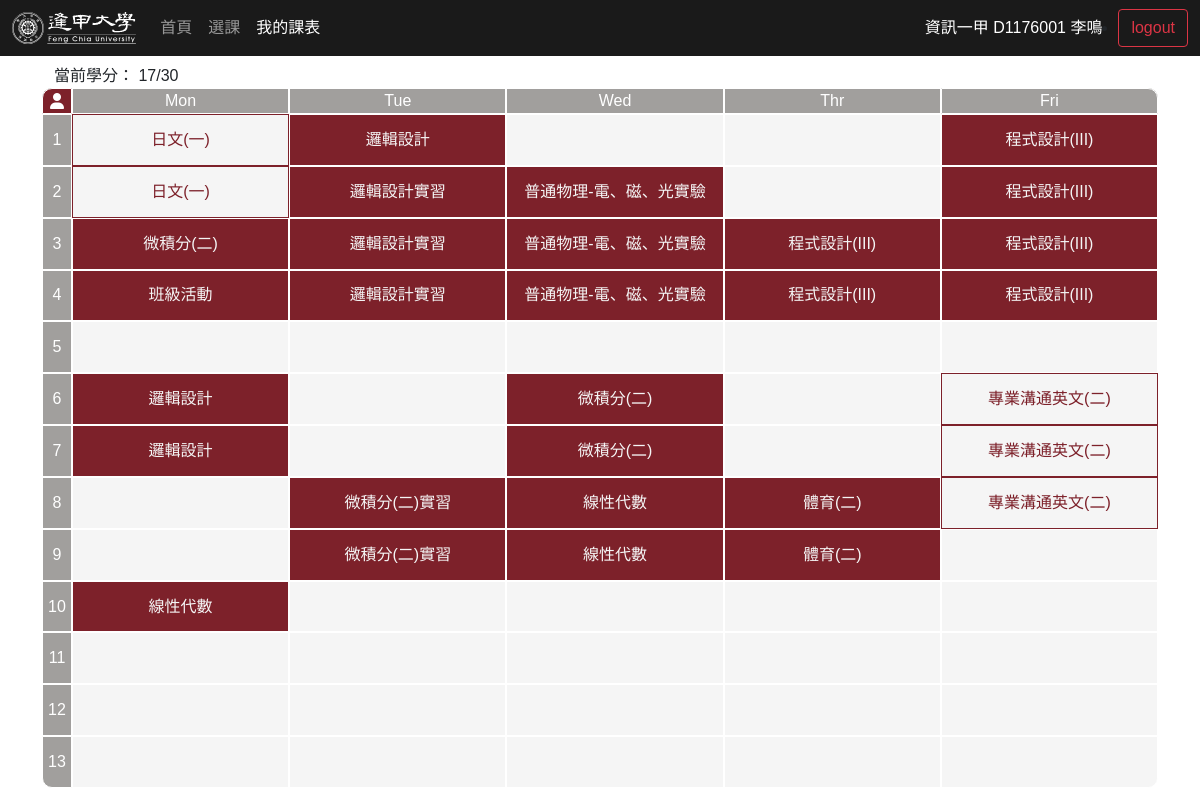
Page /mycourse/ (signed in) on the committed database.
### tables this page shows
CREATE TABLE `student` (
  `student_id` int(11) NOT NULL,
  `name` varchar(255) DEFAULT NULL,
  `class_id` int(11) NOT NULL,
  `account_id` int(11) NOT NULL,
  `credit_min` int(11) DEFAULT NULL,
  `credit_max` int(11) DEFAULT NULL
);

CREATE TABLE `class` (
  `class_id` int(11) NOT NULL,
  `department_id` int(11) NOT NULL,
  `class_name` varchar(255) DEFAULT NULL
);

CREATE TABLE `course` (
  `course_id` int(11) NOT NULL,
  `course_name` varchar(255) DEFAULT NULL,
  `credit` int(11) DEFAULT NULL,
  `isRequired` tinyint(1) DEFAULT NULL,
  `note` varchar(255) DEFAULT NULL
);

CREATE TABLE `section_student` (
  `section_student_id` int(11) NOT NULL,
  `section_id` int(11) NOT NULL,
  `student_id` int(11) NOT NULL,
  `is_withdrawable` tinyint(1) NOT NULL,
  `is_valid` tinyint(1) NOT NULL
);

### model/chklogin/index.php (called while the page is built, shortened)
<?php
    $account_id = $_SESSION['account_id'];
    $account = $_SESSION['account'];
?>

### mycourse/index.php (the view, shortened to what this page needs)
<?php
include $_SERVER['DOCUMENT_ROOT'] . '/dbmid/model/chklogin/index.php';
?>
<?php
$host = "localhost";
$username = "hj";
$password = "test1234";
$dbname = "dbmid";
$conn = mysqli_connect($host, $username, $password, $dbname);
$sql = "
		SELECT `student`.*, `class`.*
		FROM `account`
			, `student`
			, `class`
		WHERE `account`.`account_id` = `student`.`account_id` AND `class`.`class_id` = `student`.`class_id` AND `account`.`account_id`='$account_id';
	";
$result = mysqli_query($conn, $sql);
while ($row = mysqli_fetch_array($result)) {
	$student_id = $row['student_id'];
	$name = $row['name'];
	$class_name = $row['class_name'];
}
$sql = "
		SELECT DISTINCT
			`section_student`.`section_student_id`,
			`course`.`course_name`,
			`course`.`isRequired`,
			`section_detail`.`section_id`,
			`teacher`.`name`,
			`course`.`credit`,
			`section`.`quota`,
			`section`.`quota_max`,
			`section_detail`.`week`,
			`section_detail`.`time_start`,
			`section_detail`.`time_end`,
			`section_detail`.`location`,
			`section`.`note`,
			`section_student`.`is_withdrawable`,
			`section_student`.`is_valid`
		FROM
			`student`,
			`section`,
			`section_detail`,
			`section_student`,
			`course`, `teacher`,
			`account`
		WHERE
			`section_student`.`student_id` = `student`.`student_id`
			AND `section`.`section_id` = `section_student`.`section_id`
			AND `section`.`section_id` = `section_detail`.`section_id`
			AND `course`.`course_id` = `section`.`course_id`
			AND `teacher`.`teacher_id` = `section_detail`.`teacher_id`
			AND `student`.`account_id` = `account`.`account_id`
			AND  `section_student`.`is_valid`=1
			AND `account`.`account` = '$account'
		;
";
$result = mysqli_query($conn, $sql);
for ($i = 0; $i < 13; $i++) {
	for ($j = 0; $j < 6; $j++) {
		$mycourse_data[$i][$j]["section_id"] = 0;
		$mycourse_data[$i][$j]["course_name"] = 0;
		$mycourse_data[$i][$j]["is_withdrawable"] = 0;
		$mycourse_data[$i][$j]["isRequired"] = 0;
		$mycourse_data[$i][$j]["credit"] = 0;
		$mycourse_data[$i][$j]["quota"] = 0;
		$mycourse_data[$i][$j]["quota_max"] = 0;
		$mycourse_data[$i][$j]["week"] = 0;
		$mycourse_data[$i][$j]["time_start"] = 0;
		$mycourse_data[$i][$j]["time_end"] = 0;
		$mycourse_data[$i][$j]["location"] = 0;
		$mycourse_data[$i][$j]["note"] = 0;
		$mycourse_data[$i][$j]["t_name"] = 0;
	}
}
$section_ID = [];
$credit_cnt = 0;
while ($row = mysqli_fetch_array($result)) {
	array_push($section_ID, $row['section_id']);
	for ($i = 0; $i < count($section_ID) - 1; $i++) {
		if ($row['section_id'] == $section_ID[$i]) {
			array_pop($section_ID);
			break;
		} else {
		}
	}
	$week = $row['week'];
	if ($week == "一")
		$week = 1;
	else if ($week == "二")
		$week = 2;
	else if ($week == "三")
		$week = 3;
	else if ($week == "四")
		$week = 4;
	else if ($week == "五")
		$week = 5;
	for ($i = $row['time_start']; $i <= $row['time_end']; $i++) {
		$mycourse_data[$i - 1][$week]["section_id"] = $row['section_id'];
		$mycourse_data[$i - 1][$week]["course_name"] = $row['course_name'];
		$mycourse_data[$i - 1][$week]["is_withdrawable"] = $row['is_withdrawable'];
		$mycourse_data[$i - 1][$week]["is_valid"] = $row['is_valid'];
	}
}
$sql = "
	SELECT
		DISTINCT student_id, sum(credit)
	FROM
		`section_student`
		LEFT JOIN section on section.section_id = section_student.section_id
		LEFT JOIN course on course.course_id=section.course_id
	WHERE student_id =" . $student_id . "
	AND is_valid = 1;
";
$result = mysqli_query($conn, $sql);
while ($row = mysqli_fetch_array($result)) {
	$credit_cnt = $row['sum(credit)'];
}
?>
<html>
<head>
	<link href="https://cdn.jsdelivr.net/npm/bootstrap@5.1.1/dist/css/bootstrap.min.css" rel="stylesheet"
>
	<link href="https://kit-free.fontawesome.com/releases/latest/css/free-v4-shims.min.css" media="all"
		rel="stylesheet">
	<link href="https://kit-free.fontawesome.com/releases/latest/css/free-v4-font-face.min.css" media="all"
		rel="stylesheet">
	<link href="https://kit-free.fontawesome.com/releases/latest/css/free.min.css" media="all" rel="stylesheet">
	<link href="/dbmid/main.css" rel="stylesheet" type="text/css" />
	<link href="main.css" rel="stylesheet" type="text/css" />
	<link rel="stylesheet/scss" type="text/css" href="/bubble.scss" />
	<link href="/dbmid/bubble.css" rel="stylesheet" type="text/css" />
</head>
<body class="">
	<?php
	include $_SERVER['DOCUMENT_ROOT'] . '/dbmid/model/preloader/index.php';
	?>
	<nav class="navbar navbar-expand-lg navbar-dark bg-dark">
		<div class="container-fluid">
			<a class="navbar-brand py-0" href="#">
				<img src="/dbmid/asset/fculogo.svg" class="img-fluid navbar-logo py-1">
			</a>
			<div class="collapse navbar-collapse" id="navbarToggler">
				<ul class="navbar-nav me-auto mb-0 mb-lg-0">
					<li class="nav-item">
						<a class="nav-link postloader" aria-current="page" href="/">首頁</a>
					</li>
					<li class="nav-item">
						<a class="nav-link postloader" href="/dbmid/course">選課</a>
					</li>
					<li class="nav-item">
						<a class="nav-link postloader active" href="/dbmid/mycourse">我的課表</a>
					</li>
				</ul>
				<ul class="d-flex justify-content-end m-0">
					<li class="nav-item d-flex align-items-center">
						<p class="m-0 font-white pe-3">
							<?php echo $class_name . " " . $account . " " . $name; ?>
						</p>
					</li>
					<li class="nav-item">
						<form class="d-flex m-0" action="/dbmid/login/logout.php">
							<button class="btn btn-outline-danger" type="submit">logout</button>
						</form>
					</li>
				</ul>
			</div>
		</div>
	</nav>
	<div class="container py-2">
		<link href="/dbmid/table.css" rel="stylesheet" type="text/css" />
		<link href="/dbmid/mycourse/main.css" rel="stylesheet" type="text/css" />
		<div class="col-12 px-1" id="printArea">
			<div class="col px-2">
				<p class="m-0">當前學分：
					<?php echo $credit_cnt ?>/30
				</p>
				<div class="row bg-light-grey font-white roundRT roundLT">
					<div class="col-auto px-1 centerVertically bi-table border left-title px-0 roundLT">
						<a class="font-white" target="_blank"
							href="https://newleonardoclassroom.leonardoholmes.repl.co/en-us/about-me/"><i
								class="fas fa-user" aria-hidden="true"></i></a>
					</div>
					<div class="col border centerVertically px-1">
						Mon
					</div>
					<div class="col border centerVertically px-1">
						Tue
					</div>
					<div class="col border centerVertically px-1">
						Wed
					</div>
					<div class="col border centerVertically px-1">
						Thr
					</div>
					<div class="col border centerVertically px-1 roundRT">
						Fri
					</div>
				</div>
				<?php
				for ($i = 0; $i < 13; $i++) {
					echo '<div class="row">';
					for ($j = 0; $j < 6; $j++) {
						if ($j == 0) {
							if ($i == 12)
								echo '<div class="col-auto centerVertically px-1 bg-light-grey font-white border left-title px-0 roundLB">';
							else
								echo '<div class="col-auto centerVertically px-1 bg-light-grey font-white border left-title px-0">';
							echo $i + 1;
						} else if ($mycourse_data[$i][$j]["section_id"] != 0) {
							if ($mycourse_data[$i][$j]["is_withdrawable"] == 0) {
								echo '<div class="col border f-height centerVertically px-1 bi-table"';
							} else {
								echo '<div class="col border f-height centerVertically px-1 xuan-table"';
							}
						} else if ($i == 12 && $j == 5) {
							echo '<div class="col border f-height centerVertically px-1 roundRB"';
						} else {
							echo '<div class="col border f-height centerVertically px-1"';
						}
						if ($j != 0 && $mycourse_data[$i][$j]["section_id"] != 0) {
							echo ' data-bs-toggle="modal" data-bs-target="#modal' . $mycourse_data[$i][$j]["section_id"] . '">';
							?>
							<?php
						}
						echo '<p class="m-0 p-0 form-ellipsis ">';
						if ($mycourse_data[$i][$j]["section_id"] != 0) {
							echo $mycourse_data[$i][$j]["course_name"];
						}
						echo "</p></div>";
					}
					echo "</div>";
				}
				?>
			</div>
		</div>
	</div>
</body>
</html>

### main.css (style rules this page uses)
.navbar { z-index:99!important; }
.navbar-logo { height:40px; }
* { font-family: "Helvetica", "Arial","LiHei Pro","黑體-繁","微軟正黑體", sans-serif; }
.centerVertically { display: flex; flex-direction: column; justify-content: center; text-align: center; }
.bg-dark { background-color: #1a1a1a!important; }
.font-white { color: #ffffff!important; }
a { color: #7d212a; word-break: break-all; }
p { word-break: break-all; }
::placeholder { color: #cccccc!important; }

### mycourse/main.css (style rules this page uses)
.f-height { height: calc((100vh - 82px - 44px) / 13)!important; background-color: #F5F5F5; }
@media (min-width: 992px) { .f-height { height: calc((100vh - 82px - 44px) / 13)!important; background-color: #F5F5F5; } }

### table.css (style rules this page uses)
.centerVertically { display: flex; flex-direction: column; justify-content: center; text-align: center; }
.bg-light-grey { background-color: #a19f9d!important; }
.f-height { height: calc((100vh - 82px - 114px) / 13); background-color: #F5F5F5; }
@media (min-width: 992px) { .f-height { height: calc((100vh - 82px - 20px) / 13); background-color: #F5F5F5; } }
.border { border: 1px solid #ffffff!important; }
.left-title { width:30px; }
#printArea { border-radius: 10px!important; }
.roundLT { border-top-left-radius: 10px!important; }
.roundRT { border-top-right-radius: 10px!important; }
.roundLB { border-bottom-left-radius: 10px!important; }
.roundRB { border-bottom-right-radius: 10px!important; }
.form-ellipsis { display: -webkit-box; -webkit-line-clamp: 2; -webkit-box-orient: vertical; white-space: normal; overflow: hidden; }
.bi-table { background-color: #7d212a!important; border-radius: 0; color: #f5f5f5; border: 1px solid #ffffff!important; }
.xuan-table { background-color: #f5f5f5!important; border-radius: 0; color: #7d212a; border: 1px solid #7d212a!important; }

### rows in the picture
student: class.class_name "資訊一甲", name "李鳴"
course: course_name "日文(一)"
course: course_name "邏輯設計實習"
course: course_name "普通物理-電、磁、光實驗"
section_student: course.course_name "班級活動"
course: course_name "微積分(二)實習"
course: course_name "體育(二)"

### other values in the picture
$account "D1176001"
$credit_cnt "17"
$mycourse_data[$i][$j]["course_name"] "邏輯設計"
$mycourse_data[$i][$j]["course_name"] "程式設計(III)"
$mycourse_data[$i][$j]["course_name"] "微積分(二)"
$mycourse_data[$i][$j]["course_name"] "專業溝通英文(二)"
$mycourse_data[$i][$j]["course_name"] "線性代數"
